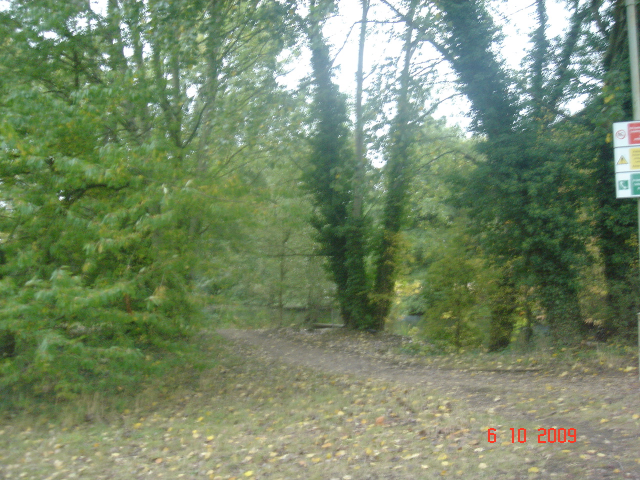
%> input picture 原图与参考图/blurred wood.bmp, 1280 x 960 px (shown at 1/2 size)
$ octave task2_estimate_experiment.m   (GNU Octave 9; MATLAB toolbox functions it lacks are replaced by stand-ins)
%> lines starting %> are read from the running program, lines starting %| are printed output that depends on the picture
clear; clc; close all;

scriptDir = fileparts(mfilename('fullpath'));
rgb = im2double(imread(fullfile(scriptDir, 'blurred wood.bmp')));
y = rgb2gray(rgb);
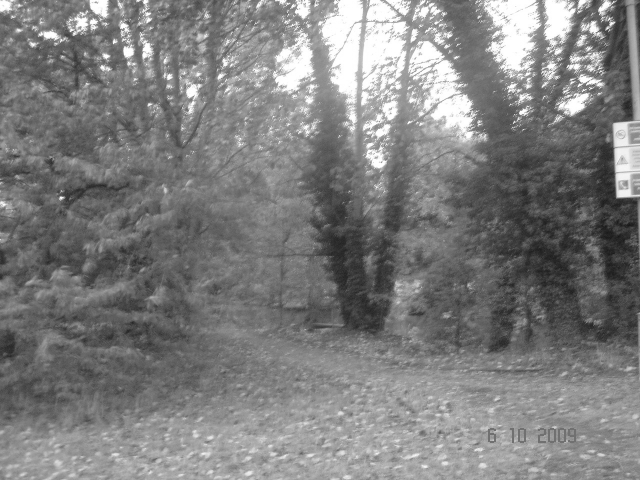
%> y: size 960x1280 double (shown at 1/2 size); min 0.0666, max 1, mean 0.498

roiRows = 120:850;
roiCols = 80:1180;
roi = y(roiRows, roiCols);
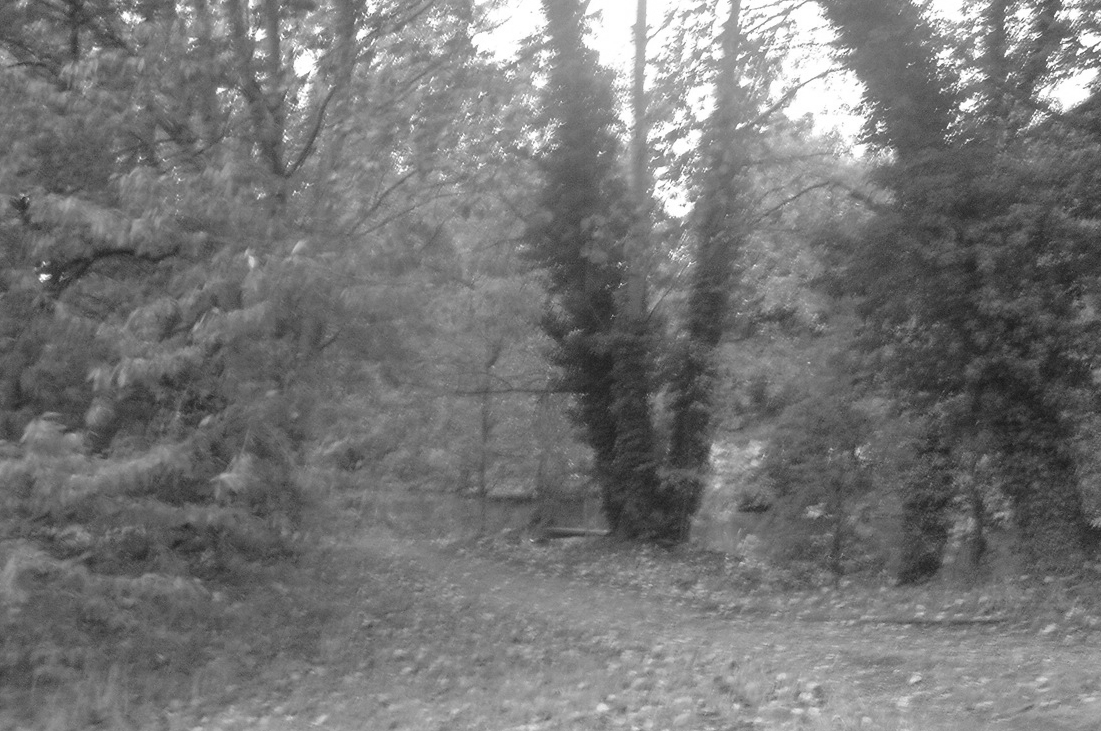
%> roi: size 731x1101 double; min 0.0892, max 1, mean 0.463
roi = adapthisteq(roi, 'ClipLimit', 0.004);
roi = roi - imgaussfilt(roi, 18);
roi = mat2gray(roi);

winY = local_hann(size(roi, 1));
winX = local_hann(size(roi, 2))';
roiWin = (roi - mean(roi(:))) .* (winY * winX);

F = fftshift(fft2(roiWin));
spec = mat2gray(log(1 + abs(F)));
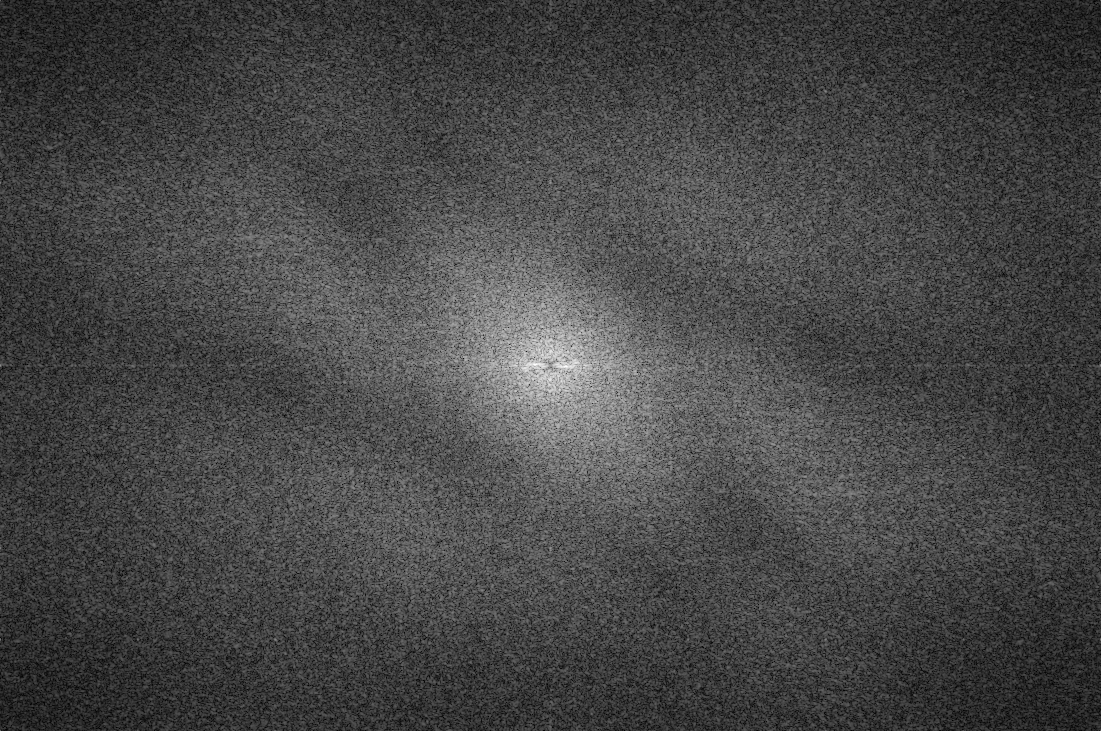
%> spec: size 731x1101 double; min 0, max 1, mean 0.278
spec = center_crop_square(spec, 640);
%> in center_crop_square, `out = img(r0:r0+side-1, c0:c0+side-1);`:
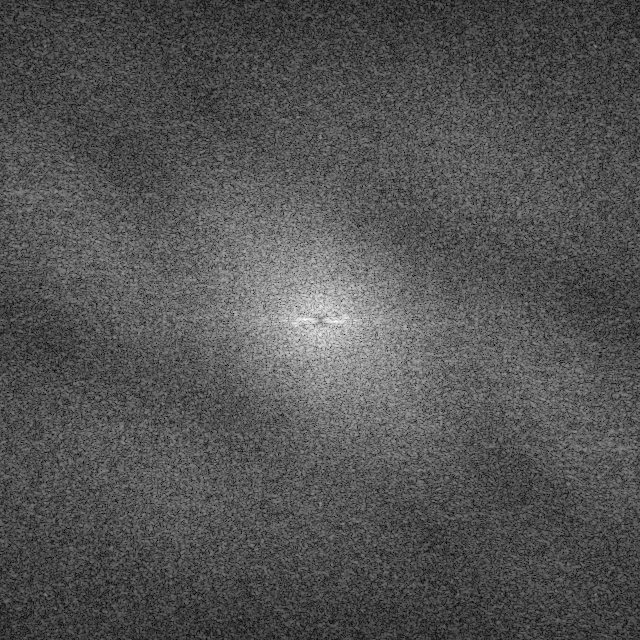
%> out: size 640x640 double; min 0, max 1, mean 0.329

[h, w] = size(spec);
%> h = 640; w = 640
[xx, yy] = meshgrid(1:w, 1:h);
cx = (w + 1) / 2;
%> cx = 320.5
cy = (h + 1) / 2;
%> cy = 320.5
rr = hypot(xx - cx, yy - cy);

specFlat = spec - imgaussfilt(spec, 22);
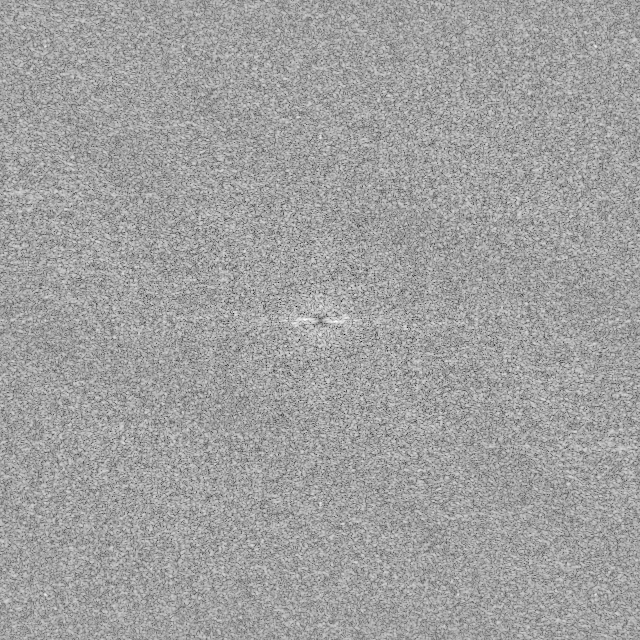
%> specFlat: size 640x640 double; min -0.551, max 0.324, mean 0.000344; drawn with min black and max white
darkLines = mat2gray(-specFlat);
darkLines(rr < 24) = 0;
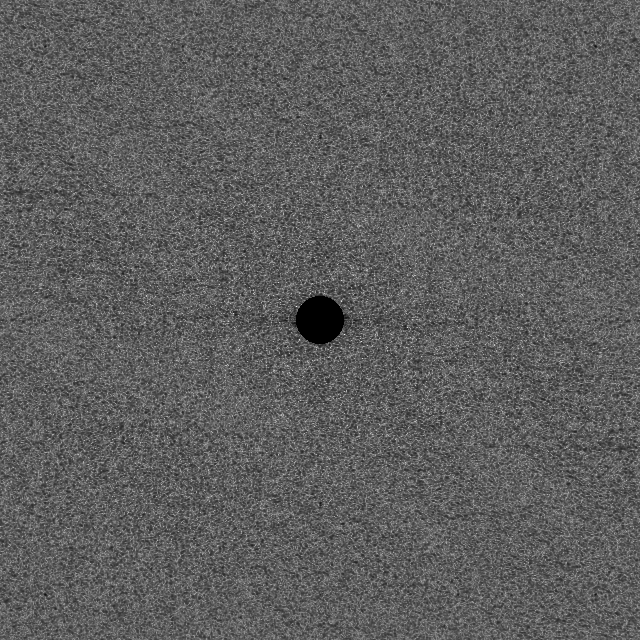
%> darkLines: size 640x640 double; min 0, max 1, mean 0.369
darkLines(rr > min(h, w) * 0.46) = 0;
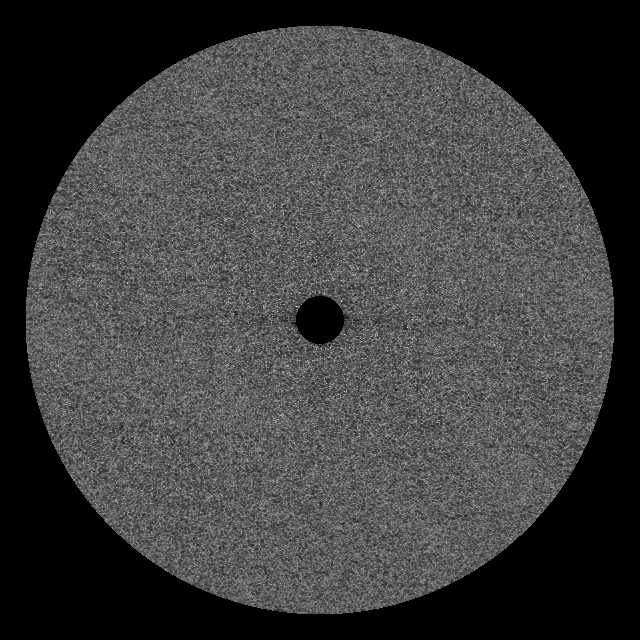
%> darkLines: size 640x640 double; min 0, max 1, mean 0.244

thetaList = -89.5:0.5:89.5;
%> the run ends on the next line
[R, xp] = radon(darkLines, thetaList);
% [87 lines not run here, left out]
function w = local_hann(n)
    idx = (0:n-1)';
    w = 0.5 - 0.5 * cos(2 * pi * idx / max(n - 1, 1));
end

function out = center_crop_square(img, side)
    [h, w] = size(img);
    side = min([side, h, w]);
    r0 = floor((h - side) / 2) + 1;
    c0 = floor((w - side) / 2) + 1;
    out = img(r0:r0+side-1, c0:c0+side-1);
end
